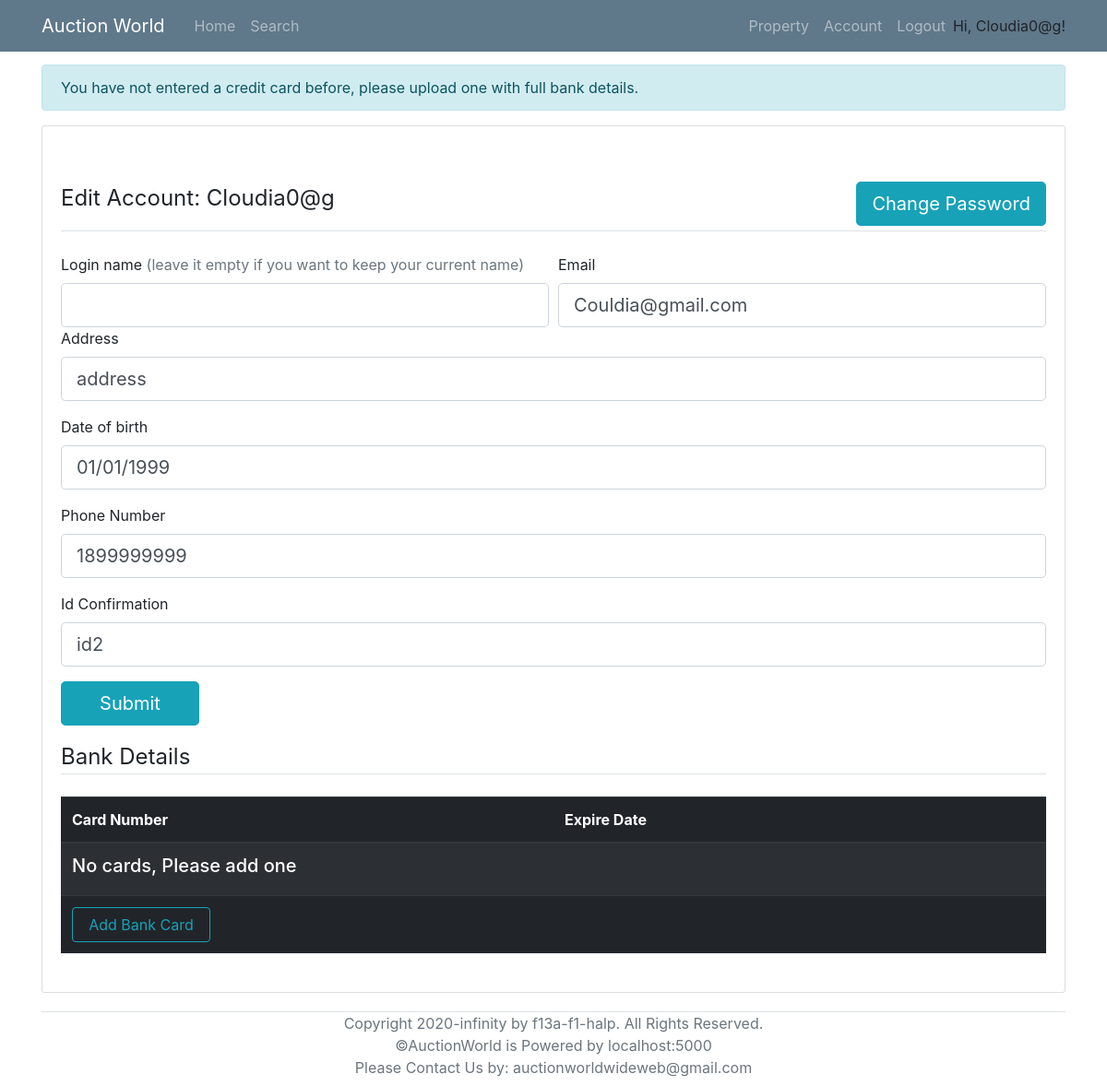
The page /account/2 (signed in) on the database as committed earlier.
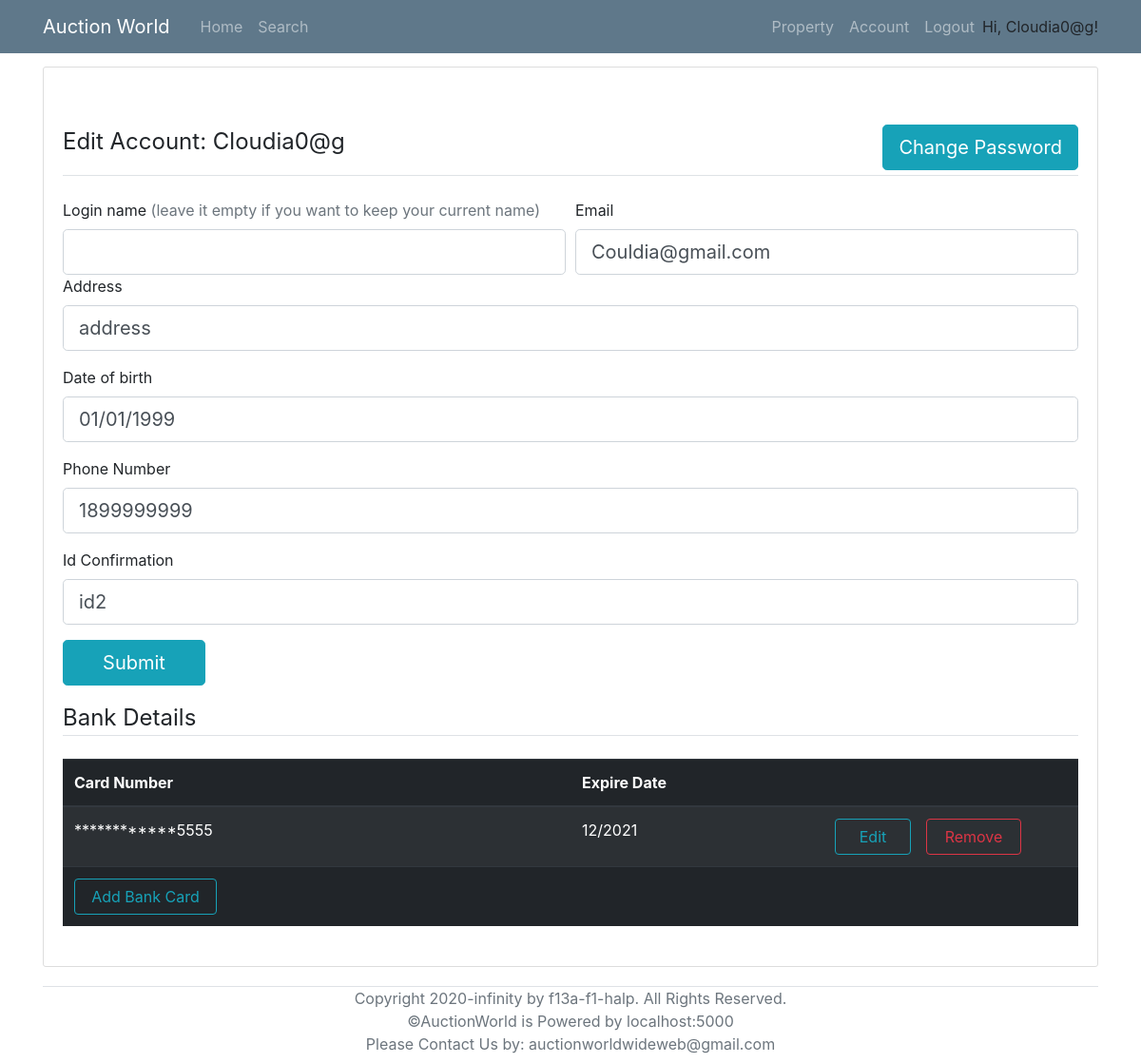
The same page on the database as committed later.
### models.py (models this page shows, shortened)
class User(UserMixin, db.Model):
    __tablename__ = 'User'
    id = db.Column(db.Integer, primary_key = True)
    login_name = db.Column(db.String(collation='NOCASE') ,unique=True, nullable=False)
    email = db.Column(db.String, unique=True, nullable=False)
    password_hash = db.Column(db.String, nullable=False)
    address = db.Column(db.String(1000), nullable=False)
    date_of_birth = db.Column(db.DateTime, nullable=False)
    phone_number = db.Column(db.String,unique=True, nullable=False)
    id_confirmation = db.Column(db.String(100), nullable=True)
    auctionId = db.relationship('AuctionDetails', backref='seller', lazy='dynamic')
    properties = db.relationship('Property', backref='sellerID', lazy='dynamic')
    cards = db.relationship('BankDetails', backref='user', lazy='dynamic')
    registeredProperties = db.relationship('Property',secondary=lambda: RegisteredAssociation.__table__, backref="RegisteredBidders")

class BankDetails(db.Model):
    __tablename__ = 'BankDetails'
    id = db.Column("card_number",db.String, primary_key=True)
    holder_fname = db.Column(db.String(), nullable=False)
    holder_lname = db.Column(db.String(20), nullable=False)
    cvc = db.Column(db.String, nullable=False)
    expire_date = db.Column(db.DateTime, nullable=False)
    user_id = db.Column(db.Integer, db.ForeignKey('User.id'), nullable=False)

### routes.py (the view)
@app.route('/account/<user_id>', methods=['POST','GET'])
@login_required
def account(user_id):
    form = AccountForm()
    user = User.query.get(user_id)
    cards = BankDetails.query.filter_by(user_id = current_user.id).all()
    fail=False
    if form.validate_on_submit():
        if not form.validate_email(user_id):
            flash(f'The email has been used by other users, please enter another one','danger')
            fail=True
        if not form.validate_username(form.login_name.data, user_id):
            flash(f"Please select another unique name or leave the slot empty for not changing your login name.\nPay attention that login name is case insensitive which means TOM123 and tOm123 are for same login name, only change capitals will not work ", 'danger')
            fail=True
        if not form.validate_phone_number(user_id):
            flash(f'The phone number has been used by other users, please enter another one','danger')
            fail=True
        if not form.validate_date_of_birth(form.date_of_birth.data):
            flash(f'The date of birth should be smaller than current time','danger')
            fail=True
        if fail:
             return render_template('account.html', title='account', form=form, user=user, cards = cards, user_id = current_user.id)
        if form.login_name.data:
            flash('Congrats! The login name has been changed to '+ form.login_name.data, 'success')
            user.set_login_name(form.login_name.data)
        user.set_address(form.address.data)
        user.set_phone_number(form.phone_number.data)
        user.set_date_of_birth(form.date_of_birth.data)
        user.set_email(form.email.data)
        user.set_id_confirmation(form.id_confirmation.data)
        db.session.commit()
        if not form.id_confirmation.data or len(cards) == 0:
            flash(f'To do more actions in our system, it is required to enter the your identification and have at least one card', 'info')
            return render_template('account.html', title='account', form=form, user=user, cards = cards)
        return redirect(url_for('home'))
    elif request.method == 'GET':
        form.address.data = current_user.address
        form.date_of_birth.data = current_user.date_of_birth
        form.phone_number.data = current_user.phone_number
        form.email.data = current_user.email
        form.id_confirmation.data = current_user.id_confirmation
        if len(current_user.cards.all()) == 0:
            flash(f'You have not entered a credit card before, please upload one with full bank details.', 'info')
    return render_template('account.html', title='account', form=form, user=user, cards = cards)

### forms.py (shortened to what this page needs)
class AccountForm(FlaskForm):
    login_name = StringField('Login name', validators=[Optional()])
    email = StringField('Email', validators=[DataRequired(), Email()])
    address = StringField('Address', validators=[DataRequired()])
    date_of_birth = DateTimeField('Date of birth', format = "%d/%m/%Y", validators=[DataRequired()])
    phone_number = StringField ('Phone Number',  validators=[ DataRequired(),Length(min=10, max=10) ] )
    id_confirmation = StringField ('Id Confirmation', validators=[Optional()])
    submit = SubmitField('Submit')

### models.py (called while the page is built)
@login_manager.user_loader
def load_user(id):
    return User.query.get(id)

### templates/account.html (shortened to what this page needs)
{% extends "base.html" %}
{% block content %}
    <div class="content-section">
        <form action="" method= "POST" style="margin-top: 50px;" novalidate>
            <fieldset class="form-group">
                <legend class="border-bottom mb-4">Edit Account: {{current_user.login_name}}
                    <a class="btn btn-info btn-lg" style="float: right; margin-bottom: 5px;" href="{{url_for('changePassword', user_id=current_user.id)}}">Change Password</a>
                </legend>
                <div class="form-row">
                    <div class="col">
                        <div>
                            <span>{{ form.login_name.label }}</span>
                            <span class="text-muted">(leave it empty if you want to keep your current name)</span>
                        </div>
                        {% if form.login_name.errors %}
                            {{ form.login_name(class="form-control form-control-lg is-invalid") }}
                            <div class="invalid-feedback">
                                {% for error in form.login_name.errors %}
                                    <span>{{ error }}</span>
                                {% endfor %}
                            </div>
                        {% else %}
                            {{ form.login_name(class="form-control form-control-lg") }}
                        {% endif %}
                    </div>
                    <div class="col">
                        {{ form.email.label }}<br>
                        {% if form.email.errors %}
                            {{ form.email(class="form-control form-control-lg is-invalid") }}
                            <div class="invalid-feedback">
                                {% for error in form.email.errors %}
                                    <span>{{ error }}</span>
                                {% endfor %}
                            </div>
                        {% else %}
                            {{ form.email(class="form-control form-control-lg") }}
                        {% endif %}
                    </div>
                </div>
                <div class="form-group">
                    {{ form.address.label }}<br>
                    {% if form.address.errors %}
						{{ form.address(class="form-control form-control-lg is-invalid") }}
						<div class="invalid-feedback">
							{% for error in form.address.errors %}
								<span>{{ error }}</span>
							{% endfor %}
						</div>
					{% else %}
						{{ form.address(class="form-control form-control-lg") }}
					{% endif %}
                </div>
                <div class="form-group">
                    {{ form.date_of_birth.label(class="form-control-label") }}<br>
                    {% if form.date_of_birth.errors %}
						{{ form.date_of_birth(class="form-control form-control-lg is-invalid") }}
						<div class="invalid-feedback">
							{% for error in form.date_of_birth.errors %}
								<span>{{ error }}</span>
							{% endfor %}
						</div>
					{% else %}
						{{ form.date_of_birth(class="form-control form-control-lg", placeholder="dd/mm/yyyy") }}
					{% endif %}
                </div>
                <div class="form-group">
                    {{ form.phone_number.label }}<br>
                    {% if form.phone_number.errors %}
                        {{ form.phone_number(class="form-control form-control-lg is-invalid") }}
                        <div class="invalid-feedback">
                            {% for error in form.phone_number.errors %}
                                <span>{{ error }}</span>
                            {% endfor %}
                        </div>
                    {% else %}
                        {{ form.phone_number(class="form-control form-control-lg") }}
                    {% endif %}
                </div>
                <div class="form-group">
                    {{ form.id_confirmation.label }}<br>
                    {% if form.id_confirmation.errors %}
                        {{ form.id_confirmation(class="form-control form-control-lg is-invalid") }}
                        <div class="invalid-feedback">
                            {% for error in form.id_confirmation.errors %}
                                <span>{{ error }}</span>
                            {% endfor %}
                        </div>
                    {% else %}
                        {{ form.id_confirmation(class="form-control form-control-lg") }}
                    {% endif %}
                </div>
                <div class="form-group">{{ form.submit(class="btn btn-info btn-lg" , style="width:150px") }}</div>
                <legend class="border-bottom mb-4">Bank Details</legend>
                <table class="table table-striped table-dark">
                    <thead>
                        <tr>
                            <th scope="col" style="width: 50%;" >Card Number</th>
                            <th scope="col" style="width: 15%;">Expire Date</th>
                            <th scope="col" style="width: 35%;"> </th>
                        </tr>
                    </thead>
                {% if cards %}
                    <tbody>
                    {% for i in cards %}
                        <tr>
                            <td>************{{i.id[-4:]}}</td>
                            <td>{{i.expire_date.strftime("%m/%Y")}}</td>
                            <td>
                                <a href={{ url_for("removetBankDetails", card_id=i.id) }} onclick = "{if (confirm ( 'Are you sure?')) {this. document.formname.submit (); return true;} return false;} " class="btn btn-outline-danger mr-5" style="float: right; width: 100px;">Remove</a>
                                <a href={{ url_for("editBankDetails", card_id=i.id) }} class="btn btn-outline-info mr-3" style="float: right; width: 80px;">Edit</a>
                            </td>
                        </tr>
                    {% endfor %}
                {% else %}
                    <tr>
                        <td colspan="4"><h5>No cards, Please add one </h5></td>
                    </tr>
                {% endif %}
                        <tr>
                            <td colspan="4" style="float: center;"><a href={{ url_for("addBankDetail") }} class="btn btn-outline-info" style="width:150px">Add Bank Card</a></td>
                        </tr>
                    </tbody>
                </table>
            </fieldset>
        </form>
    </div>
{% endblock %}

### templates/base.html (shortened to what this page needs)
<!DOCTYPE html>
<html lang="en">
<head>
    <link rel="stylesheet" type="text/css" href="../static/css/main.css">
    <link rel="stylesheet" href="https://maxcdn.bootstrapcdn.com/bootstrap/4.0.0/css/bootstrap.min.css">
</head>
<body>
    <header class="site-header">
        <nav class="navbar navbar-expand-md navbar-dark bg-steel fixed-top">
          <div class="container">
            <a class="navbar-brand mr-4" href="/" >Auction World</a>
            <div class="collapse navbar-collapse" id="navbarToggle">
              <div class="navbar-nav mr-auto">
                <a class="nav-item nav-link" href="{{ url_for('home') }}">Home</a>
                <a class="nav-item nav-link" href="/search">Search</a>
              </div>
              <div class="navbar-nav">
                {% if current_user.is_authenticated %}
                  <a class="nav-item nav-link" href="/property">Property</a>
                  <a class="nav-item nav-link" href={{ url_for("account", user_id=current_user.id) }}>Account</a>
                  <a class="nav-item nav-link" href="/logout">Logout</a>
                  <p style="margin-top: 8px; margin-bottom: 0px;">Hi, {{ current_user.login_name }}!</p>
                {% endif %}
              </div>
            </div>
          </div>
        </nav>
      </header>
      <main role="main" class="container" style="margin-top: 70px;">
        <div class="row">
          <div class="col-md-12">
            {% with messages = get_flashed_messages(with_categories=true) %}
              {% if messages %}
                {% for category, message in messages %}
                  <div class="alert alert-{{ category }}">
                    {{ message }}
                  </div>
                {% endfor %}
              {% endif %}
            {% endwith %}
            {% block content %}{% endblock %}
          </div>
        </div>
        <div class="border-top relative-bottom text-center text-muted mb-2" >
          Copyright 2020-infinity by f13a-f1-halp. All Rights Reserved. <br>
          ©AuctionWorld is Powered by localhost:5000 <br>
          Please Contact Us by: auctionworldwideweb@gmail.com
        </div>
      </main>
</body>
</html>

### static/css/main.css (style rules this page uses)
body { background: #fafafa; color: #333333; margin-top: 5rem; }
.bg-steel { background-color: #5f788a; }
.site-header .navbar-nav .nav-link { color: #cbd5db; }
.content-section { background: #ffffff; padding: 10px 20px; border: 1px solid #dddddd; border-radius: 3px; margin-bottom: 20px; }

Rows that differ between the two databases and show on the page:
added BankDetails: id "5555", expire_date "12/2021"
Other text that changed with them:
list line gone: "You have not entered a credit card before, please upload one with full bank details."
text no longer shown: "No cards, Please add one"
